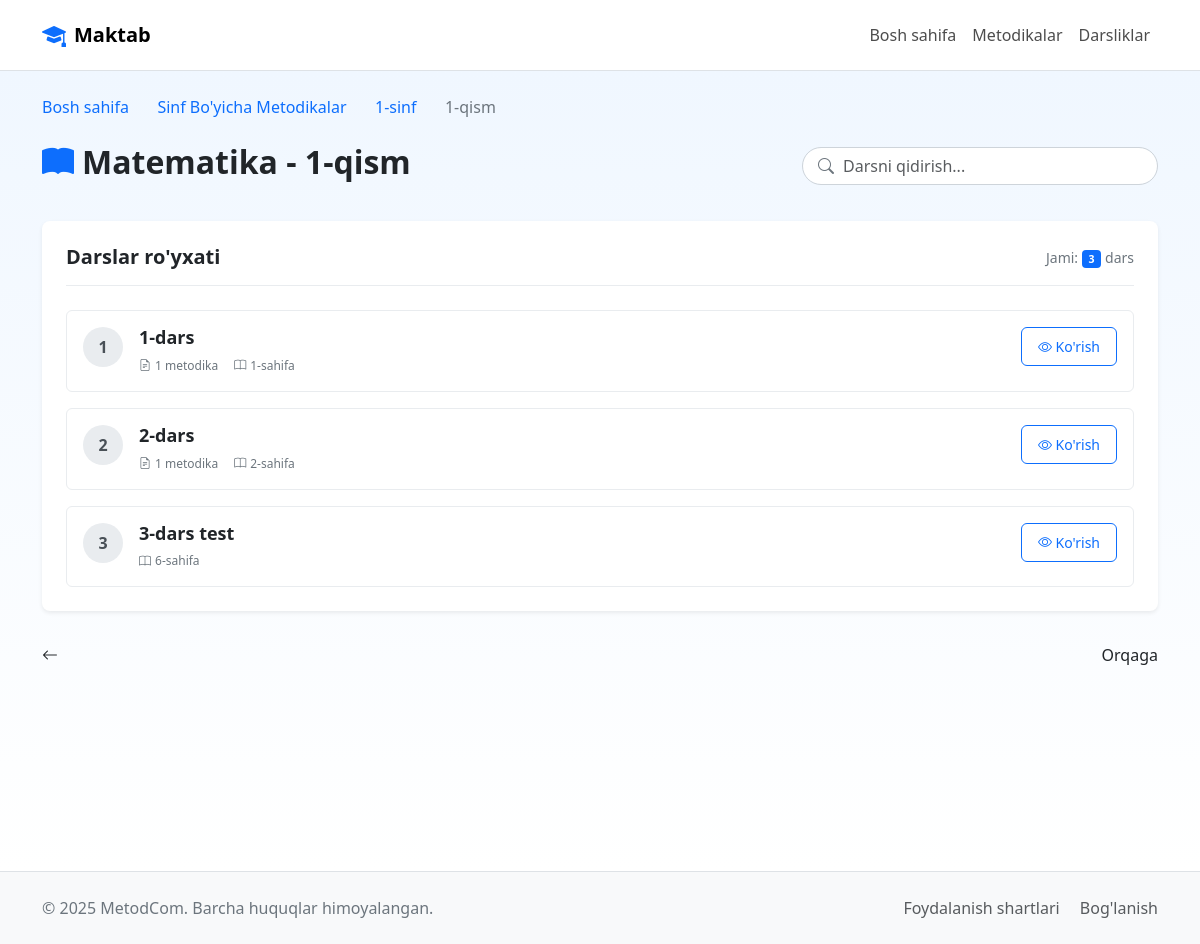
The app's page /methodologies/section/3/ (signed in) with its own data.
### maktab/models.py (models this page shows, shortened)
class Section(models.Model):
    name = models.CharField(max_length=50, verbose_name="Qism nomi")  # Masalan, 1-qism
    grade = models.ForeignKey(Grade, on_delete=models.CASCADE, related_name="sections", verbose_name="Sinf")
    subject = models.ForeignKey(Subject, on_delete=models.CASCADE, related_name="sections", verbose_name="Fan")
    description = models.TextField(blank=True, verbose_name="Tavsif")
    class Meta:
        verbose_name = "Qism"
        verbose_name_plural = "Qismlar"

class Subject(models.Model):
    name = models.CharField(max_length=100, verbose_name="Fan nomi")  # Masalan, Ona tili
    grade = models.ForeignKey(Grade, on_delete=models.CASCADE, related_name="subjects", verbose_name="Sinf")
    description = models.TextField(blank=True, verbose_name="Tavsif")
    class Meta:
        verbose_name = "Fan"
        verbose_name_plural = "Fanlar"

class Grade(models.Model):
    name = models.CharField(max_length=50, verbose_name="Sinf nomi")  # Masalan, 1-sinf
    description = models.TextField(blank=True, verbose_name="Tavsif")
    class Meta:
        verbose_name = "Sinf"
        verbose_name_plural = "Sinflar"

class Lesson(models.Model):
    title = models.CharField(max_length=200, verbose_name="Dars nomi")  # Masalan, Kirish
    section = models.ForeignKey(Section, on_delete=models.CASCADE, related_name="lessons", verbose_name="Qism")
    order = models.PositiveIntegerField(default=1, verbose_name="Tartib raqami")
    description = models.TextField(blank=True, verbose_name="Tavsif")
    class Meta:
        verbose_name = "Dars"
        verbose_name_plural = "Darslar"
        ordering = ['order']

class TextbookPage(models.Model):
    textbook = models.ForeignKey(Textbook, on_delete=models.CASCADE, related_name="pages", verbose_name="Darslik")
    lesson = models.ForeignKey(Lesson, on_delete=models.CASCADE, related_name="textbook_pages", verbose_name="Dars")
    page_number = models.PositiveIntegerField(verbose_name="Sahifa raqami")
    description = models.TextField(blank=True, verbose_name="Sahifa mazmuni")
    class Meta:
        verbose_name = "Darslik sahifasi"
        verbose_name_plural = "Darslik sahifalari"

### maktab/views.py (the view)
# urls.py: path('methodologies/section/<int:section_id>/', views.lesson_list, name='lesson_list'),  # Darslar ro'yxati
@login_required
def lesson_list(request, section_id):
    if request.user.role == 'parent':
        messages.error(request, "Kechirasiz, bu bo'lim faqat o'qituvchilar uchun!")
        return redirect('maktab:home')
    section = get_object_or_404(Section, id=section_id)
    lessons = Lesson.objects.filter(section=section).order_by('order')
    context = {
        'section': section,
        'lessons': lessons,
        'subject': section.subject,
        'grade': section.subject.grade,
    }
    return render(request, 'school/lesson_list.html', context)

### templates/school/lesson_list.html (shortened to what this page needs)
{% load static %}
<!DOCTYPE html>
<html lang="uz">
<head>
  <link href="https://cdn.jsdelivr.net/npm/bootstrap@5.3.0/dist/css/bootstrap.min.css" rel="stylesheet">
  <link rel="stylesheet" href="https://cdn.jsdelivr.net/npm/bootstrap-icons@1.11.1/font/bootstrap-icons.css">
  <link rel="stylesheet" href="/static/css/lesson_list.css">
</head>
<body>
  <header class="navbar navbar-expand-lg navbar-light bg-white border-bottom">
    <div class="container">
      <a class="navbar-brand d-flex align-items-center" href="{% url 'maktab:home' %}">
        <i class="bi bi-mortarboard-fill text-primary me-2" style="font-size: 1.5rem;"></i>
        <span class="fw-bold">Maktab</span>
      </a>
      <div class="collapse navbar-collapse" id="navbarNav">
        <ul class="navbar-nav ms-auto">
          <li class="nav-item">
            <a class="nav-link" href="{% url 'maktab:home' %}">Bosh sahifa</a>
          </li>
          <li class="nav-item">
            <a class="nav-link" href="{% url 'maktab:grade_list' %}">Metodikalar</a>
          </li>
          <li class="nav-item">
            <a class="nav-link" href="{% url 'maktab:textbook_list' %}">Darsliklar</a>
          </li>
        </ul>
      </div>
    </div>
  </header>
  <main>
    <div class="lesson-container">
      <div class="container py-4">
        <nav aria-label="breadcrumb" class="mb-3">
          <ol class="breadcrumb">
            <li class="breadcrumb-item"><a href="{% url 'maktab:home' %}">Bosh sahifa</a></li>
            <li class="breadcrumb-item"><a href="{% url 'maktab:grade_list' %}">Sinf Bo'yicha Metodikalar</a></li>
            <li class="breadcrumb-item"><a href="{% url 'maktab:subject_list' section.subject.grade.id %}">{{ section.subject.grade.name }}</a></li>
            <li class="breadcrumb-item active" aria-current="page">{{ section.name }}</li>
          </ol>
        </nav>
        <div class="lesson-header">
          <div class="row align-items-center">
            <div class="col-md-8">
              <h1 class="lesson-title">
                <i class="bi bi-book-fill text-primary me-2"></i>
                {{ section.subject.name }} - {{ section.name }}
              </h1>
            </div>
            <div class="col-md-4">
              <div class="search-container">
                <input type="text" id="lessonSearch" class="form-control" placeholder="Darsni qidirish...">
                <i class="bi bi-search search-icon"></i>
              </div>
            </div>
          </div>
        </div>
        <div class="lessons-list-container">
          <div class="lessons-list-header">
            <h2 class="lessons-list-title">Darslar ro'yxati</h2>
            <div class="lessons-count">Jami: <span class="badge bg-primary">{{ lessons|length }}</span> dars</div>
          </div>
          {% if lessons %}
            <div class="lessons-list">
              {% for lesson in lessons %}
                <div class="lesson-item" data-lesson-title="{{ lesson.title|lower }}">
                  <div class="lesson-number">{{ lesson.order }}</div>
                  <div class="lesson-content">
                    <h3 class="lesson-item-title">{{ lesson.title }}</h3>
                    <div class="lesson-meta">
                      {% with methodology_count=lesson.methodologies.count %}
                        {% if methodology_count > 0 %}
                          <span class="lesson-methodology-count">
                            <i class="bi bi-file-earmark-text"></i> {{ methodology_count }} metodika
                          </span>
                        {% endif %}
                      {% endwith %}
                      {% with page=lesson.textbook_pages.first %}
                        {% if page %}
                          <span class="lesson-page">
                            <i class="bi bi-book"></i> {{ page.page_number }}-sahifa
                          </span>
                        {% endif %}
                      {% endwith %}
                    </div>
                  </div>
                  <div class="lesson-actions">
                    <a href="{% url 'maktab:lesson_detail' lesson.id %}" class="btn btn-outline-primary btn-sm">
                      <i class="bi bi-eye"></i> Ko'rish
                    </a>
                  </div>
                </div>
              {% endfor %}
            </div>
          {% endif %}
        </div>
        <div class="navigation-buttons">
            <i class="bi bi-arrow-left"></i> Orqaga
        </div>
      </div>
    </div>
  </main>
  <footer class="bg-light py-4 mt-auto border-top">
    <div class="container">
      <div class="row">
        <div class="col-md-6">
          <p class="mb-0">&copy; {% now "Y" %} MetodCom. Barcha huquqlar himoyalangan.</p>
        </div>
        <div class="col-md-6 text-md-end">
          <a href="#" class="text-decoration-none text-muted me-3">Foydalanish shartlari</a>
          <a href="#" class="text-decoration-none text-muted">Bog'lanish</a>
        </div>
      </div>
    </div>
  </footer>
</body>
</html>

### static/css/lesson_list.css (style rules this page uses)
body { display: flex; flex-direction: column; min-height: 100vh; font-family: system-ui, -apple-system, "Segoe UI", Roboto, "Helvetica Neue", Arial, sans-serif; }
main { flex: 1; }
.btn { border-radius: 0.375rem; padding: 0.5rem 1rem; font-weight: 500; transition: all 0.2s; }
.btn-outline-primary { color: #0d6efd; border-color: #0d6efd; }
.lesson-container { background: linear-gradient(to bottom, #f0f7ff, #ffffff); min-height: 100vh; }
.breadcrumb { background-color: transparent; padding: 0; margin-bottom: 1.5rem; }
.breadcrumb-item a { color: #0d6efd; text-decoration: none; transition: color 0.2s; }
.breadcrumb-item.active { color: #6c757d; font-weight: 500; }
.breadcrumb-item + .breadcrumb-item::before { font-family: "Bootstrap Icons"; content: "\F231"; color: #adb5bd; }
.lesson-header { margin-bottom: 2rem; }
.lesson-title { font-size: 2rem; font-weight: 700; color: #212529; margin-bottom: 0.5rem; display: flex; align-items: center; }
.search-container { position: relative; margin-top: 1rem; }
@media (min-width: 768px) { .search-container { margin-top: 0; } }
.search-container input { padding-left: 2.5rem; border-radius: 50px; border: 1px solid #ced4da; transition: all 0.2s; }
.search-icon { position: absolute; left: 1rem; top: 50%; transform: translateY(-50%); color: #6c757d; }
.lessons-list-container { background-color: #fff; border-radius: 0.5rem; box-shadow: 0 0.125rem 0.25rem rgba(0, 0, 0, 0.075); padding: 1.5rem; margin-bottom: 2rem; }
.lessons-list-header { display: flex; justify-content: space-between; align-items: center; margin-bottom: 1.5rem; padding-bottom: 1rem; border-bottom: 1px solid #e9ecef; }
.lessons-list-title { font-size: 1.25rem; font-weight: 600; color: #212529; margin-bottom: 0; }
.lessons-count { color: #6c757d; font-size: 0.875rem; }
.badge { display: inline-block; padding: 0.35em 0.65em; font-size: 0.75em; font-weight: 700; line-height: 1; text-align: center; white-space: nowrap; vertical-align: baseline; border-radius: 0.25rem; }
.bg-primary { background-color: #0d6efd !important; color: #fff; }
.lessons-list { display: flex; flex-direction: column; gap: 1rem; }
.lesson-item { display: flex; align-items: flex-start; padding: 1rem; border-radius: 0.375rem; border: 1px solid #e9ecef; transition: all 0.2s; background-color: #fff; }
.lesson-number { display: flex; justify-content: center; align-items: center; width: 2.5rem; height: 2.5rem; background-color: #e9ecef; color: #495057; font-weight: 600; border-radius: 50%; margin-right: 1rem; flex-shrink: 0; }
.lesson-content { flex-grow: 1; }
.lesson-item-title { font-size: 1.125rem; font-weight: 600; color: #212529; margin-bottom: 0.5rem; }
.lesson-meta { display: flex; gap: 1rem; color: #6c757d; font-size: 0.75rem; }
.lesson-methodology-count, .lesson-page { display: flex; align-items: center; }
.lesson-meta i { margin-right: 0.25rem; }
.lesson-actions { display: flex; gap: 0.5rem; margin-left: 1rem; }
.navigation-buttons { display: flex; justify-content: space-between; }
.navbar { padding: 0.75rem 0; }
.navbar-brand { font-weight: 700; }
.navbar-light .navbar-nav .nav-link { color: rgba(0, 0, 0, 0.7); }
footer { padding: 1.5rem 0; color: #6c757d; }
footer a { color: #6c757d; text-decoration: none; }

### records on screen
Section: subject.grade.name "1-sinf", name "1-qism", subject.name "Matematika"
Lesson: order "1", title "1-dars", methodologies.count "1", textbook_pages.first.page_number "1"
Lesson: order "2", title "2-dars", methodologies.count "1", textbook_pages.first.page_number "2"
Lesson: order "3", title "3-dars test", textbook_pages.first.page_number "6"

### other values on screen
{{ lessons|length }} "3"
